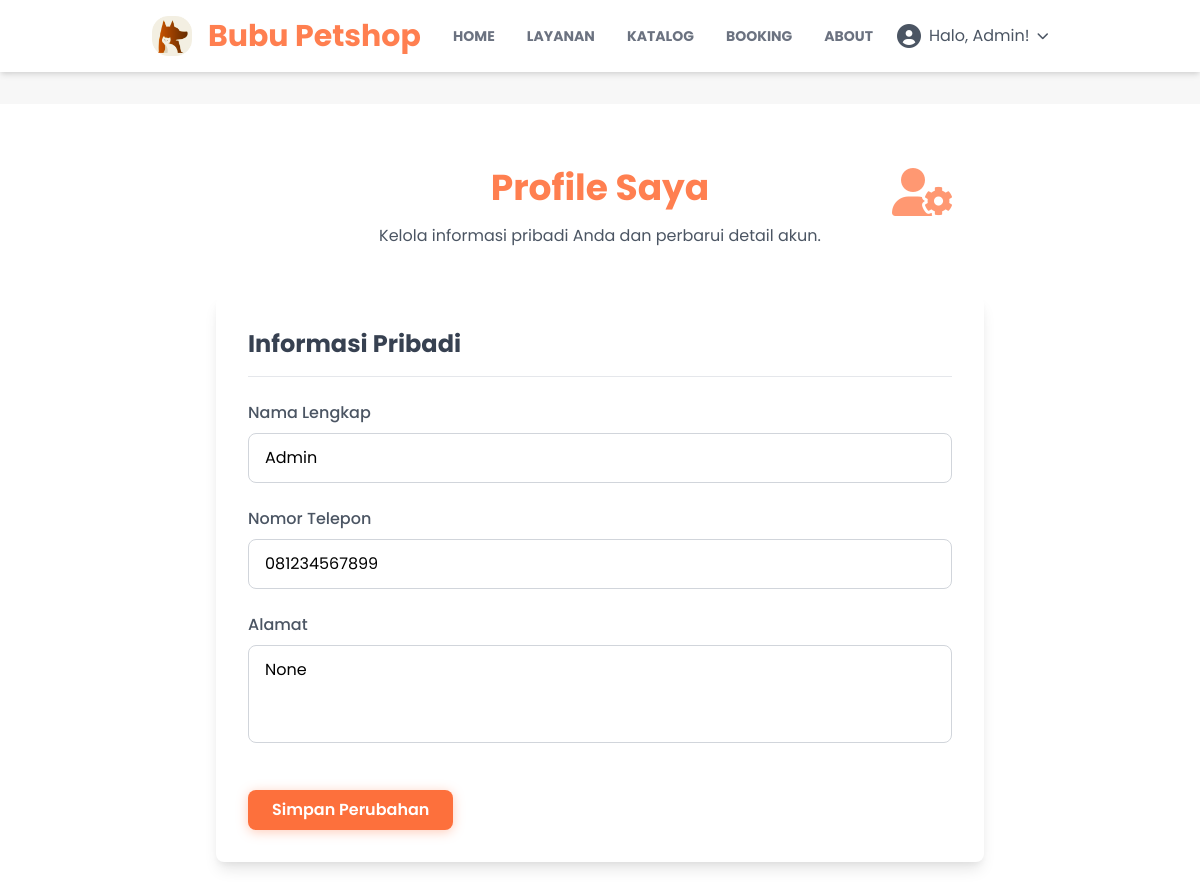
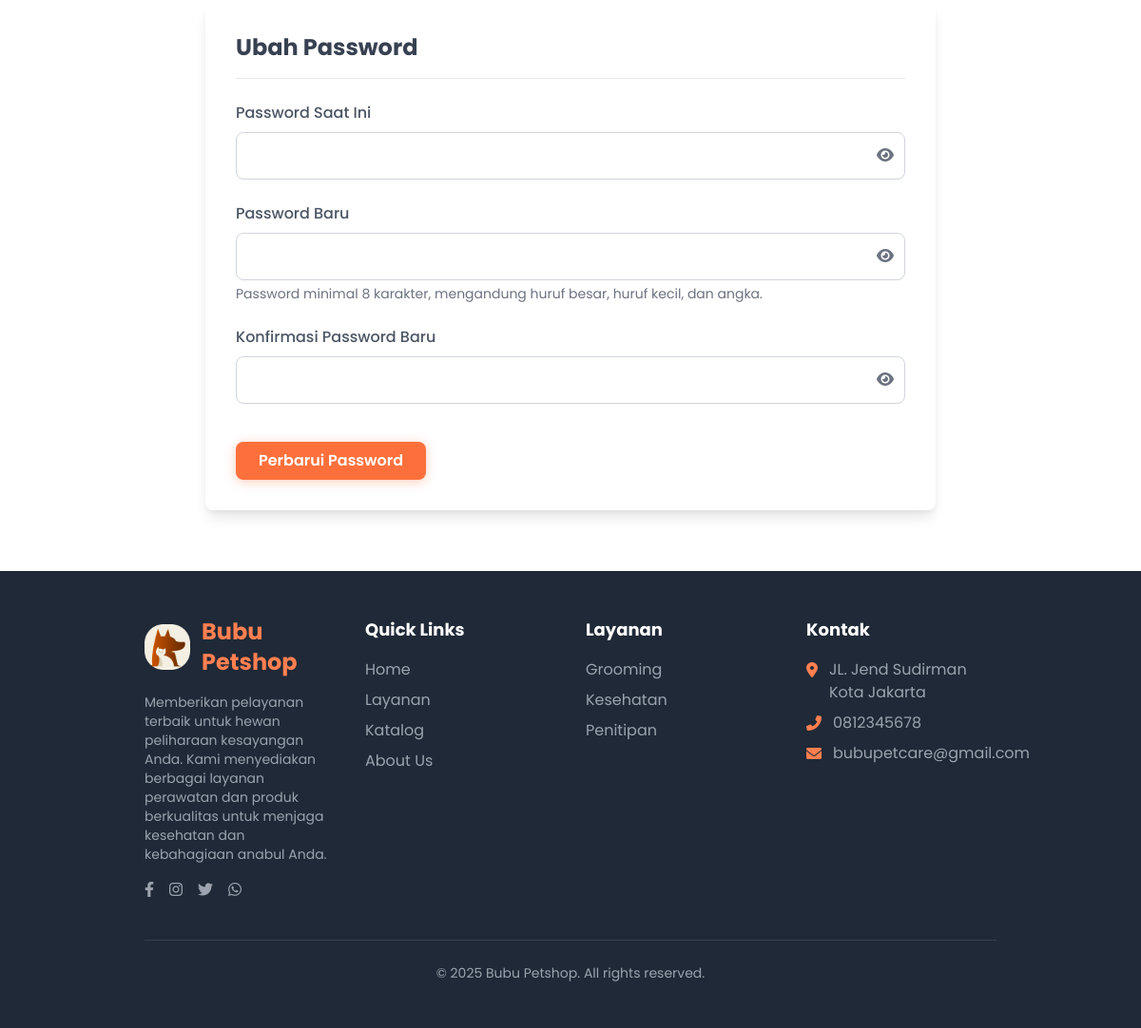
Screenshot of /user/ (signed in) with the database file from the repository (2 pictures, top to bottom).
### detailpetcare/models.py (models this page shows, shortened)
class DetailPetcare(models.Model):
    id = models.AutoField(primary_key=True)
    nama_petcare = models.CharField(max_length=50)
    tlp_petcare = models.CharField(max_length=20)
    email_petcare = models.CharField(max_length=100)
    alamat_petcare = models.TextField(blank=True, null=True)
    maps_petcare = models.CharField(max_length=1000, blank=True, null=True)
    deskripsi_petcare = models.TextField(blank=True, null=True)
    rekening_petcare = models.CharField(max_length=100, blank=True, null=True)
    pemilik_rekening = models.CharField(max_length=100, blank=True, null=True)
    nama_bank = models.CharField(max_length=100, blank=True, null=True)
    class Meta:
        db_table = 'detail_petcare'
        verbose_name_plural = "Detail Petcare"

### user/models.py (models this page shows, shortened)
class User(AbstractBaseUser, PermissionsMixin):
    email = models.EmailField(unique=True)
    nama = models.CharField(max_length=50)
    no_hp = models.CharField(max_length=20, unique=True, blank=True, null=True)
    alamat = models.TextField(blank=True, null=True)
    is_staff = models.BooleanField(default=False)
    is_superuser = models.BooleanField(default=False)
    is_active = models.BooleanField(default=True)
    tgl_bergabung = models.DateTimeField(auto_now_add=True)
    last_login = models.DateTimeField(default=timezone.now)  # gunakan default, bukan auto_now
    objects = UserManager()
    USERNAME_FIELD = 'email'
    REQUIRED_FIELDS = ['nama']
    class Meta:
        db_table = 'user'

### user/views.py (the view)
# urls.py: path("", views.index , name="index"),
def index(request):
    if request.user.is_authenticated:
        email = request.user.email
        akun = User.objects.get(email=email)
        context = {
            'title':"Profile",
            'akun' : akun,
        }
        return render(request, 'user/index.html',context)
    else:
        return redirect('user:login')

### user/context_processors.py (called while the page is built)
def detail_petcare(request):
    try:
        detail = DetailPetcare.objects.first()
    except Exception:
        detail = None
    return {'detail_petcare': detail}

def current_route(request):
    match = request.resolver_match
    return {
        'namespace': match.namespace if match else '',
        'url_name': match.url_name if match else ''
    }

### templates/user/index.html (shortened to what this page needs)
{% extends 'base.html' %} {% load static %}  {% block content %}
<section class="py-12 md:py-16 bg-white mt-8 relative">
  <div class="container mx-auto px-4 md:px-8 lg:px-16">
    <div class="max-w-3xl mx-auto">
      <div class="mb-12 text-center relative">
        <h1 class="text-3xl md:text-4xl font-bold text-orange-theme mb-4">
          Profile Saya
        </h1>
        <p class="text-gray-600 max-w-lg mx-auto">
          Kelola informasi pribadi Anda dan perbarui detail akun.
        </p>
        <i
          class="fas fa-user-cog absolute top-0 right-0 sm:right-8 text-orange-theme opacity-80 text-4xl md:text-5xl section-icon"></i>
      </div>
      <div class="bg-white rounded-lg shadow-lg p-6 md:p-8 mb-8">
        <h2 class="text-xl md:text-2xl font-bold text-gray-700 mb-6 pb-4 border-b border-gray-200">
          Informasi Pribadi
        </h2>
        <form id="profile-form" class="space-y-6" method="POST" action="{% url 'user:update_profile' %}">
          <div>
            <label for="name" class="form-label">Nama Lengkap</label>
            <input type="text" id="name" name="nama" class="form-input"
              value="{% if profile_old %}{{ profile_old.nama }}{% else %}{{ akun.nama }}{% endif %}" required>
          </div>
          <div>
            <label for="phone" class="form-label">Nomor Telepon</label>
            <input type="tel" id="phone" name="no_hp" class="form-input"
              value="{% if profile_old %}{{ profile_old.no_hp }}{% else %}{{ akun.no_hp }}{% endif %}" required>
          </div>
          <div>
            <label for="address" class="form-label">Alamat</label>
            <textarea id="address" name="alamat" rows="3" class="form-input resize-none"
              required>{% if profile_old %}{{ profile_old.alamat }}{% else %}{{ akun.alamat }}{% endif %}</textarea>
          </div>
          <div class="pt-4">
            <button type="submit" name="modalBtn" value="updateProfile" class="btn-modern w-full md:w-auto">
              Simpan Perubahan
            </button>
          </div>
        </form>
      </div>
      <div class="bg-white rounded-lg shadow-lg p-6 md:p-8">
        <h2 class="text-xl md:text-2xl font-bold text-gray-700 mb-6 pb-4 border-b border-gray-200">
          Ubah Password
        </h2>
        <form id="password-form" class="space-y-6" method="POST" action="{% url 'user:change_password' %}">
          <div>
            <label for="current-password" class="form-label">Password Saat Ini</label>
            <div class="relative">
              <input type="password" id="current-password" name="old_password" class="form-input pr-10" required
                value="{% if password_old %}{{ password_old.old_password }}{% endif %}">
              <button type="button"
                class="toggle-password absolute right-3 top-1/2 transform -translate-y-1/2 text-gray-500">
                <i class="fas fa-eye"></i>
              </button>
            </div>
          </div>
          <div>
            <label for="new-password" class="form-label">Password Baru</label>
            <div class="relative">
              <input type="password" id="new-password" name="new_password1" class="form-input pr-10" required
                value="{% if password_old %}{{ password_old.new_password1 }}{% endif %}">
              <button type="button"
                class="toggle-password absolute right-3 top-1/2 transform -translate-y-1/2 text-gray-500">
                <i class="fas fa-eye"></i>
              </button>
            </div>
            <p class="text-sm text-gray-500 mt-1">
              Password minimal 8 karakter, mengandung huruf besar, huruf kecil, dan angka.
            </p>
          </div>
          <div>
            <label for="confirm-password" class="form-label">Konfirmasi Password Baru</label>
            <div class="relative">
              <input type="password" id="confirm-password" name="new_password2" class="form-input pr-10" required
                value="{% if password_old %}{{ password_old.new_password2 }}{% endif %}">
              <button type="button"
                class="toggle-password absolute right-3 top-1/2 transform -translate-y-1/2 text-gray-500">
                <i class="fas fa-eye"></i>
              </button>
            </div>
          </div>
          <div class="pt-4">
            <button type="submit" name="modalBtn" value="updatePassword" class="btn-modern w-full md:w-auto">
              Perbarui Password
            </button>
          </div>
        </form>
      </div>
    </div>
  </div>
</section>
{% endblock content %}

### templates/snippets/navbar.html (shortened to what this page needs)
{% load static %}
<nav id="navbar" class="bg-white py-4 shadow-md transition-all duration-300 ease-in-out">
  <div class="container mx-auto px-8 md:px-16 flex items-center">
    <a href="#" class="flex items-center flex-shrink-0">
      <img src="{% static 'base-img/icon.png' %}" alt="Bubu Petshop Logo" class="w-8 md:w-10 mr-2 md:mr-4" />
      <span class="text-xl md:text-3xl font-bold text-orange-theme rounded-md">{{ detail_petcare.nama_petcare }}</span>
    </a>
    <div id="navbar-menu" class="navbar-menu hidden lg:flex lg:items-center lg:w-auto w-full">
      <div class="text-sm lg:flex lg:mr-4">
        <a href="{% url 'home:index' %}"
          class="block mt-4 lg:inline-block lg:mt-0 text-gray-500 font-bold uppercase hover-text-orange-theme mr-4 p-2 rounded-md transition-colors duration-200 {% if namespace == 'home' %}text-orange-theme{% endif %}">HOME</a>
        <a href="{% url 'home:index' %}#layanan"
          class="block mt-4 lg:inline-block lg:mt-0 text-gray-500 font-bold uppercase hover-text-orange-theme mr-4 p-2 rounded-md transition-colors duration-200">LAYANAN
          <a href="{% url 'home:index' %}#katalog"
            class="block mt-4 lg:inline-block lg:mt-0 text-gray-500 font-bold uppercase hover-text-orange-theme mr-4 p-2 rounded-md transition-colors duration-200">KATALOG</a>
          {% if user.is_authenticated %}
          <a href="{% url 'bookinglayanan:index' %}"
            class="block mt-4 lg:inline-block lg:mt-0 text-gray-500 font-bold uppercase hover-text-orange-theme mr-4 p-2 rounded-md transition-colors duration-200 {% if namespace == 'bookinglayanan' %}text-orange-theme{% endif %}">
            BOOKING</a>
          {% endif %}
          <a href="{% url 'home:index' %}#about"
            class="block mt-4 lg:inline-block lg:mt-0 text-gray-500 font-bold uppercase hover-text-orange-theme p-2 rounded-md transition-colors duration-200">ABOUT</a>
      </div>
      <div id="auth-section" class="user-auth-section w-full lg:w-auto flex justify-center items-center mt-4 lg:mt-0">
        {% if not user.is_authenticated %}
        <a href="{% url 'user:login' %}" class="btn-modern">
          Masuk
        </a>
        {% else %}
        <div id="user-dropdown" class="user-menu relative flex justify-center">
          <button id="profile-button"
            class="flex items-center justify-center space-x-2 text-gray-600 hover-text-orange-theme focus:outline-none">
            <i class="fas fa-user-circle text-2xl"></i>
            <span class="inline">Halo, {{ user.nama }}!</span>
            <i class="fas fa-chevron-down text-xs"></i>
          </button>
        </div>
        {% endif %}
      </div>
    </div>
  </div>
</nav>

### templates/snippets/footer.html
{% load static %}
<footer class="bg-gray-800 text-white py-12">
  <div class="container mx-auto px-4 md:px-8 lg:px-16">
    <div class="grid grid-cols-1 md:grid-cols-2 lg:grid-cols-4 gap-8">
      <div class="col-span-1 md:col-span-2 lg:col-span-1">
        <div class="flex items-center mb-4">
          <img src="{% static 'base-img/icon.png' %}" alt="Bubu Petshop Logo" class="w-12 mr-3">
          <span class="text-2xl font-bold text-orange-theme">{{ detail_petcare.nama_petcare }}</span>
        </div>
        <p class="text-sm text-gray-400 mb-4">
          Memberikan pelayanan terbaik untuk hewan peliharaan kesayangan Anda. Kami menyediakan berbagai layanan
          perawatan dan produk berkualitas untuk menjaga kesehatan dan kebahagiaan anabul Anda.
        </p>
        <div class="flex space-x-4">
          <a href="#" class="text-gray-400 hover:text-orange-theme transition-colors duration-300">
            <i class="fab fa-facebook-f"></i>
          </a>
          <a href="#" class="text-gray-400 hover:text-orange-theme transition-colors duration-300">
            <i class="fab fa-instagram"></i>
          </a>
          <a href="#" class="text-gray-400 hover:text-orange-theme transition-colors duration-300">
            <i class="fab fa-twitter"></i>
          </a>
          <a href="#" class="text-gray-400 hover:text-orange-theme transition-colors duration-300">
            <i class="fab fa-whatsapp"></i>
          </a>
        </div>
      </div>
      <div>
        <h3 class="text-lg font-bold mb-4 text-white">Quick Links</h3>
        <ul class="space-y-2">
          <li><a href="{% url 'home:index' %}"
              class="text-gray-400 hover:text-orange-theme transition-colors duration-300">Home</a>
          </li>
          <li><a href="{% url 'home:index' %}#layanan"
              class="text-gray-400 hover:text-orange-theme transition-colors duration-300">Layanan</a>
          </li>
          <li><a href="{% url 'home:index' %}#katalog"
              class="text-gray-400 hover:text-orange-theme transition-colors duration-300">Katalog</a>
          </li>
          <li><a href="{% url 'home:index' %}#about"
              class="text-gray-400 hover:text-orange-theme transition-colors duration-300">About Us</a>
          </li>
        </ul>
      </div>
      <div>
        <h3 class="text-lg font-bold mb-4 text-white">Layanan</h3>
        <ul class="space-y-2">
          <li><a href="{% url 'bookinglayanan:index' %}"
              class="text-gray-400 hover:text-orange-theme transition-colors duration-300">Grooming</a></li>
          <li><a href="{% url 'bookinglayanan:index' %}"
              class="text-gray-400 hover:text-orange-theme transition-colors duration-300">Kesehatan</a></li>
          <li><a href="{% url 'bookinglayanan:index' %}"
              class="text-gray-400 hover:text-orange-theme transition-colors duration-300">Penitipan</a></li>
        </ul>
      </div>
      <div>
        <h3 class="text-lg font-bold mb-4 text-white">Kontak</h3>
        <ul class="space-y-2">
          <li class="flex items-start">
            <i class="fas fa-map-marker-alt text-orange-theme mt-1 mr-3"></i>
            <span class="text-gray-400">{{ detail_petcare.alamat_petcare }}</span>
          </li>
          <li class="flex items-center">
            <i class="fas fa-phone-alt text-orange-theme mr-3"></i>
            <span class="text-gray-400">{{ detail_petcare.tlp_petcare }}</span>
          </li>
          <li class="flex items-center">
            <i class="fas fa-envelope text-orange-theme mr-3"></i>
            <span class="text-gray-400">{{ detail_petcare.email_petcare }}</span>
          </li>
        </ul>
      </div>
    </div>
    <div class="border-t border-gray-700 mt-10 pt-6 text-center text-gray-400 text-sm">
      <p>&copy; 2025 Bubu Petshop. All rights reserved.</p>
    </div>
  </div>
</footer>

### static/css/style.css (style rules this page uses)
html { scroll-behavior: smooth; }
body { font-family: 'Poppins', sans-serif; background-color: #f7f7f7; overflow-x: hidden; }
.text-orange-theme { color: #FF7F50; }
.btn-modern { background-color: #fd703c; color: white; font-weight: 600; padding: 0.5rem 1.5rem; border-radius: 0.5rem; box-shadow: 0 2px 12px rgba(255, 127, 80, 0.4); transition: all 0.3s ease; border: none; outline: none; position: relative; overflow: hidden; cursor: pointer; display: inline-block; text-align: center; white-space: nowrap; }
.section-icon { animation: float 6s ease-in-out infinite; }
.form-input { width: 100%; padding: 0.75rem 1rem; border-radius: 0.5rem; border: 1px solid #d1d5db; transition: all 0.3s ease; }
.form-label { display: block; color: #4b5563; font-weight: 500; margin-bottom: 0.5rem; }

### rows the page displays
DetailPetcare: nama_petcare "Bubu Petshop", alamat_petcare "JL. Jend Sudirman Kota Jakarta", tlp_petcare "0812345678", email_petcare "bubupetcare@gmail.com"
User: nama "Admin", no_hp "081234567899", alamat "None"
